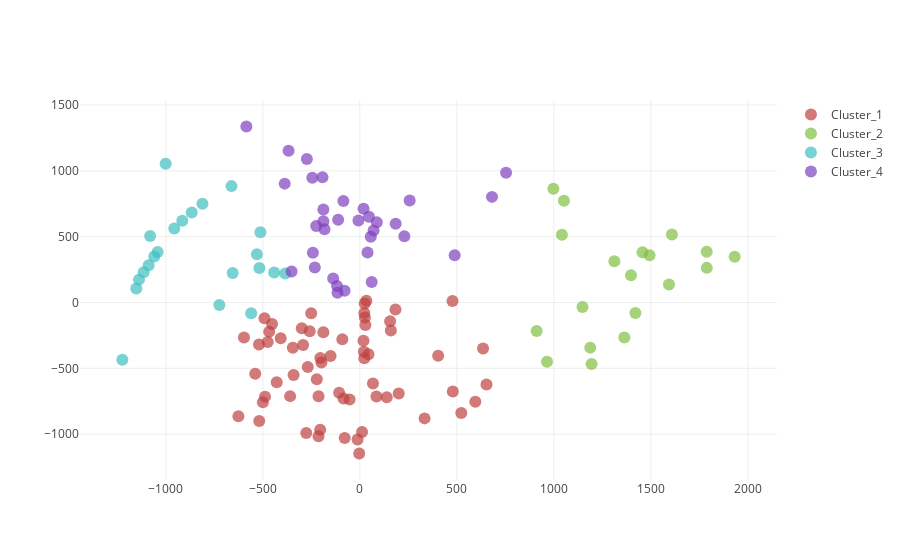

The notebook cell saved with this chart:
### Code cell
## Visulization

from plotly.offline import download_plotlyjs, init_notebook_mode, plot, iplot
import plotly.graph_objs as go
init_notebook_mode(connected=True)
from sklearn.decomposition import PCA
from sklearn.cluster import DBSCAN

XX = np.delete(X, all_index[1], 0)
KK = 4
reduced_data = PCA(n_components=2).fit_transform(XX)
clustering = KMeans(n_clusters=KK).fit(reduced_data)
labels = clustering.labels_

all_sorted_clusters = []
all_clusters = []
all_index = []
for i in range(KK):
    each_cluster = []
    each_index = []
    for j in range(len(labels)):
        if i == labels[j]:
            each_cluster.append(Name[j])
            each_index.append(j)
    all_index.append(each_index)
    all_clusters.append(each_cluster)
    all_sorted_clusters.append(sorted(each_cluster))
print np.array(all_sorted_clusters)

plt_data = []
color = ['hsl('+str(h)+',50%'+',50%)' for h in np.linspace(0, 360, KK+1)]
for i in range(KK):
    cluster = []
    trace = []
    name = []
    for j in range(len(labels)):
        if labels[j] == i:
            cluster.append(j)
            name.append(Name[j])
        trace = go.Scatter(
        x = reduced_data[:,0][cluster],
        y = reduced_data[:,1][cluster],
        name = 'Cluster_'+str(i+1),
        text = name,
        mode = 'markers',
        hoverinfo = 'text',
        marker = dict(
            size = 12,
            opacity= 0.7,
            color = color[i])
    )
    plt_data.append(trace)


layout = dict(yaxis = dict(zeroline = False),
              xaxis = dict(zeroline = False)
             )

fig = dict(data=plt_data, layout=layout)
iplot(fig, filename='styled-scatter')

### Figure 1 — Plotly figure (JSON) as saved in the notebook; plotly's stock layout.template omitted (floating-point values rounded to 4 significant figures)
{"data": [{"hoverinfo": "text", "marker": {"color": "hsl(0.0,50%,50%)", "opacity": 0.7, "size": 12}, "mode": "markers", "name": "Cluster_1", "text": ["SbScO3", "LaScO3", "SnZrO3", "SbGaO3", "PbSnO3", "BiInO3", "YInO3", "YScO3", "CaSnO3", "PbHfO3", "LiTaO3", "CaHfO3", "PbZrO3", "YGaO3", "LuGaO3", "SbInO3", "AgNbO3", "LiOsO3", "BiScO3", "CaZrO3", "LuScO3", "LiNbO3", "MgTiO3", "BiGaO3", "SnHfO3", "LaInO3", "TbScO3", "TbGaO3", "TbTiO3", "LaTiO3", "YTiO3", "InFeO3", "YFeO3", "CaFeO3", "BaMnO3", "SrBiO3", "CsTeO3", "BaNbO3", "ErAlO3", "NdAlO3", "YbAlO3", "DyAlO3", "HoAlO3", "PmAlO3", "CsAuBr3", "KAuF3", "CsAuI3", "KAuBr3", "GdAlO3", "CsBeF3", "CsMgF3", "BaCO3", "CsPO3", "CsSnF3", "ZnTiO3", "LiSbO3", "RbPbF3", "YNiO3", "GdNiO3", "InNiO3", "LuNiO3", "ScNiO3"], "type": "scatter", "x": [-204.5, -345.5, 23.12, -221.9, -250.8, 11.47, -213.1, -499.8, -519.9, 23.06, -292.6, -203.8, 26.08, -475.1, -539.4, -3.355, 25.0, -597.4, -212.9, -197.8, -518.7, -151.0, -428.5, -188.1, 18.8, -106.7, -488.8, -467.2, -268.5, -90.32, -341.7, -299.3, 33.51, 477.6, 479.2, 403.8, -452.4, -276.2, -258.5, -359.4, -626.2, -407.8, -83.83, 523.0, 138.7, -491.5, 200.5, 67.57, 156.1, 183.7, -52.85, 28.6, 635.2, 159.8, 44.58, 20.77, 595.4, 333.7, 652.9, -11.68, -78.14, 85.54], "y": [-967.7, -344.7, -424.4, -582.6, -81.81, -984.2, -1017.0, -758.3, -318.4, -79.94, -322.4, -422.1, -114.6, -300.4, -541.7, -1147.0, -7.048, -265.7, -711.6, -456.2, -900.1, -407.0, -606.5, -225.3, -290.4, -686.1, -715.3, -222.6, -489.9, -280.0, -551.0, -196.0, 13.03, 10.95, -676.4, -405.1, -162.9, -992.2, -217.7, -711.5, -865.0, -272.6, -730.4, -839.7, -720.6, -120.5, -691.5, -615.3, -142.7, -52.49, -736.2, -171.3, -348.8, -212.2, -392.4, -374.6, -754.7, -880.5, -622.4, -1042.0, -1029.0, -713.6]}, {"hoverinfo": "text", "marker": {"color": "hsl(90.0,50%,50%)", "opacity": 0.7, "size": 12}, "mode": "markers", "name": "Cluster_2", "text": ["LaFeO3", "TlFeO3", "GaMnO3", "InMnO3", "KTlCl3", "CsSeO3", "KAuCl3", "LaPbO3", "PbAlO3", "TbAlO3", "CsAuF3", "KCuF3", "KAuI3", "RbAuF3", "LaBO3", "CdTiO3", "AgSbO3", "KSbO3", "LaNiO3"], "type": "scatter", "x": [1609.0, 1494.0, 911.6, 997.8, 1788.0, 1148.0, 1932.0, 1789.0, 1594.0, 1420.0, 1052.0, 1398.0, 1195.0, 964.9, 1364.0, 1457.0, 1188.0, 1042.0, 1312.0], "y": [516.5, 359.7, -217.4, 864.9, 386.2, -33.77, 348.0, 263.0, 137.3, -79.31, 773.0, 207.4, -466.6, -449.7, -265.7, 382.1, -343.0, 514.8, 313.8]}, {"hoverinfo": "text", "marker": {"color": "hsl(180.0,50%,50%)", "opacity": 0.7, "size": 12}, "mode": "markers", "name": "Cluster_3", "text": ["LaAlO3", "SrSnO3", "YAlO3", "BiAlO3", "ScAlO3", "CaSiO3", "LuInO3", "DyTiO3", "GaTiO3", "CsVO3", "RbAuCl3", "SrSbO3", "RbWO3", "CaAlO3", "CsAuCl3", "RbAlCl3", "BaYO3", "BaAlO3", "BaGaO3", "SrAlO3", "EuAlO3", "TmAlO3"], "type": "scatter", "x": [-661.6, -384.8, -1042.0, -655.4, -1224.0, -1001.0, -724.4, -512.5, -441.6, -517.9, -1115.0, -956.6, -811.2, -915.2, -1153.0, -1060.0, -1139.0, -1089.0, -866.7, -1081.0, -560.2, -530.7], "y": [884.1, 219.9, 383.5, 224.7, -434.6, 1053.0, -19.71, 534.3, 228.5, 262.8, 230.4, 561.3, 749.8, 621.0, 106.0, 350.0, 173.6, 283.0, 683.3, 505.1, -81.3, 366.6]}, {"hoverinfo": "text", "marker": {"color": "hsl(270.0,50%,50%)", "opacity": 0.7, "size": 12}, "mode": "markers", "name": "Cluster_4", "text": ["AgTaO3", "BaSnO3", "BaSiO3", "LaGaO3", "RbTaO3", "CsNbO3", "CaTiO3", "SrZrO3", "RbNbO3", "NaTaO3", "CsTaO3", "SnTiO3", "SrSiO3", "SrHfO3", "NaNbO3", "BaHfO3", "PbTiO3", "PbSiO3", "SnSiO3", "BaTiO3", "BaZrO3", "KTaO3", "KNbO3", "SrTiO3", "BiTiO3", "InTiO3", "SmTiO3", "SrMnO3", "CaMnO3", "CsGaCl3", "BaBiO3", "SrAsO3", "SmAlO3"], "type": "scatter", "x": [-78.59, -111.9, -245.0, -242.0, 19.0, 229.4, -351.7, -115.2, 87.55, -232.1, 184.6, 60.95, -585.0, -117.6, -137.5, 70.92, 39.63, -273.0, -387.3, 46.91, 56.42, -84.81, -7.151, -182.0, -224.9, 256.8, -187.9, -367.4, 488.9, -192.5, 681.3, 753.8, -188.0], "y": [88.37, 629.0, 947.1, 378.3, 712.3, 503.5, 234.8, 74.05, 609.3, 265.4, 598.7, 156.4, 1337.0, 125.2, 182.2, 546.7, 378.9, 1090.0, 903.0, 651.5, 499.5, 771.4, 622.7, 556.3, 580.3, 774.1, 616.5, 1153.0, 358.7, 951.8, 802.3, 986.5, 707.2]}], "layout": {"xaxis": {"zeroline": false}, "yaxis": {"zeroline": false}}}
